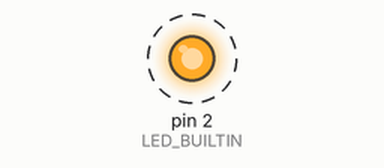
Bench run of a sketch on a simulated Arduino Uno, built with avr-gcc and run on an emulated ATmega328P. On the bench: output pins drawn as LEDs (lit = HIGH). Dashed ring = blinking. What the sketch prints to the serial monitor is not drawn.

Above: at 0.5 s.
Timing chart, 0 to 4.7 s (numbered marks = the images above):
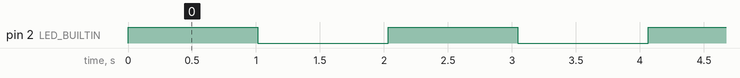

The sketch:

week-2.ino.ino
```cpp
#define LED_BUILTIN 2
void setup() {
  // put your setup code here, to run once:
  Serial.begin(9600);

  pinMode(LED_BUILTIN, OUTPUT);

}

void loop() {
  // put your main code here, to run repeatedly:


  digitalWrite(LED_BUILTIN, 1);
  Serial.print("สวัสดี ธีรยา พุ่มตันวงษ์");
  Serial.print("light ...\n");
  delay(1000);

  digitalWrite(LED_BUILTIN, 0);
  Serial.print("สวัสดี ธีรยา พุ่มตันวงษ์");
  Serial.print("not light ...\n");
  delay(1000);
}
```

Measured:
- by itself, pin 2 (LED_BUILTIN): alternates HIGH for 1.0 s and LOW for 1.0 s
